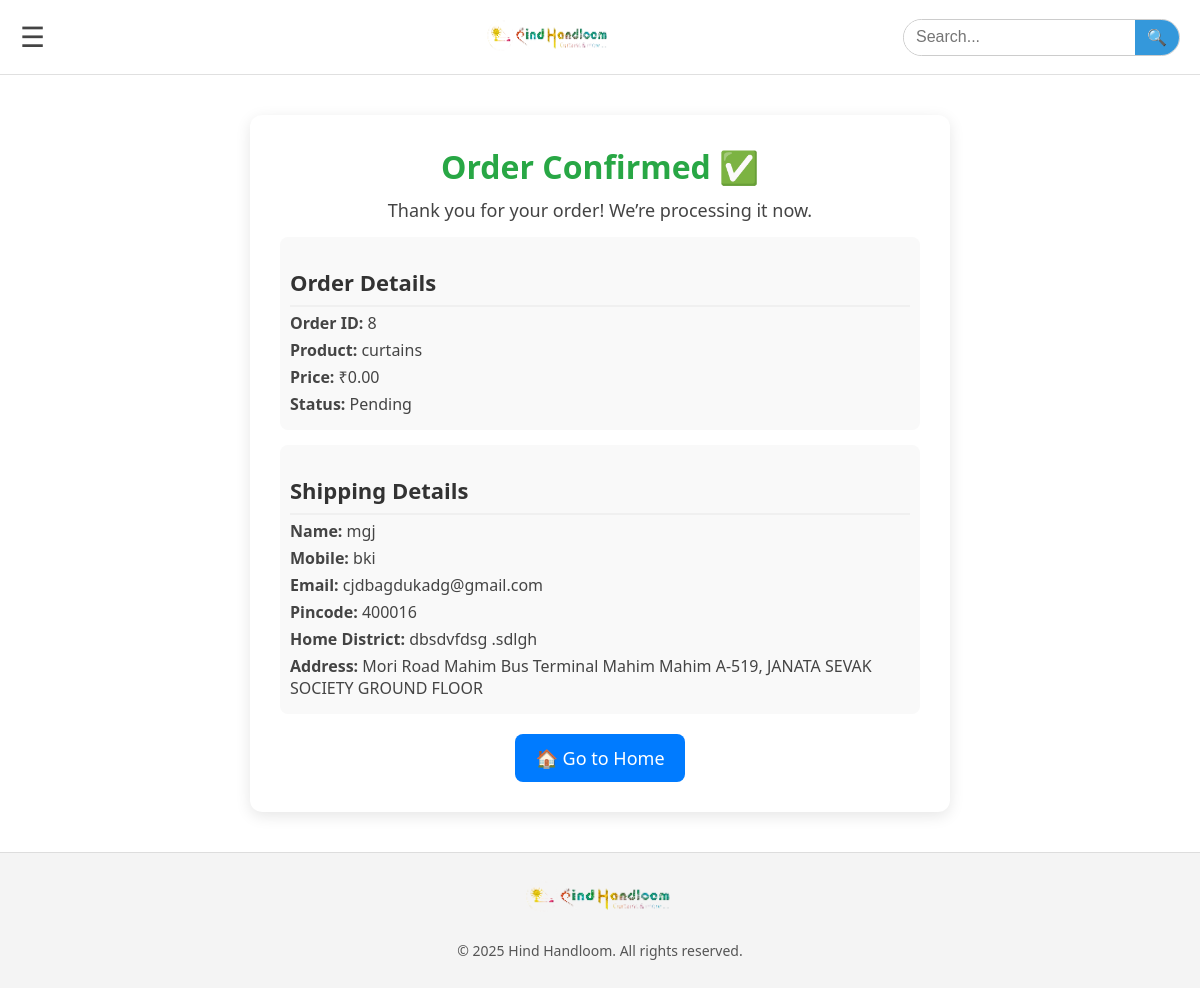
Before: /order-confirmation/8/ with the older database file.
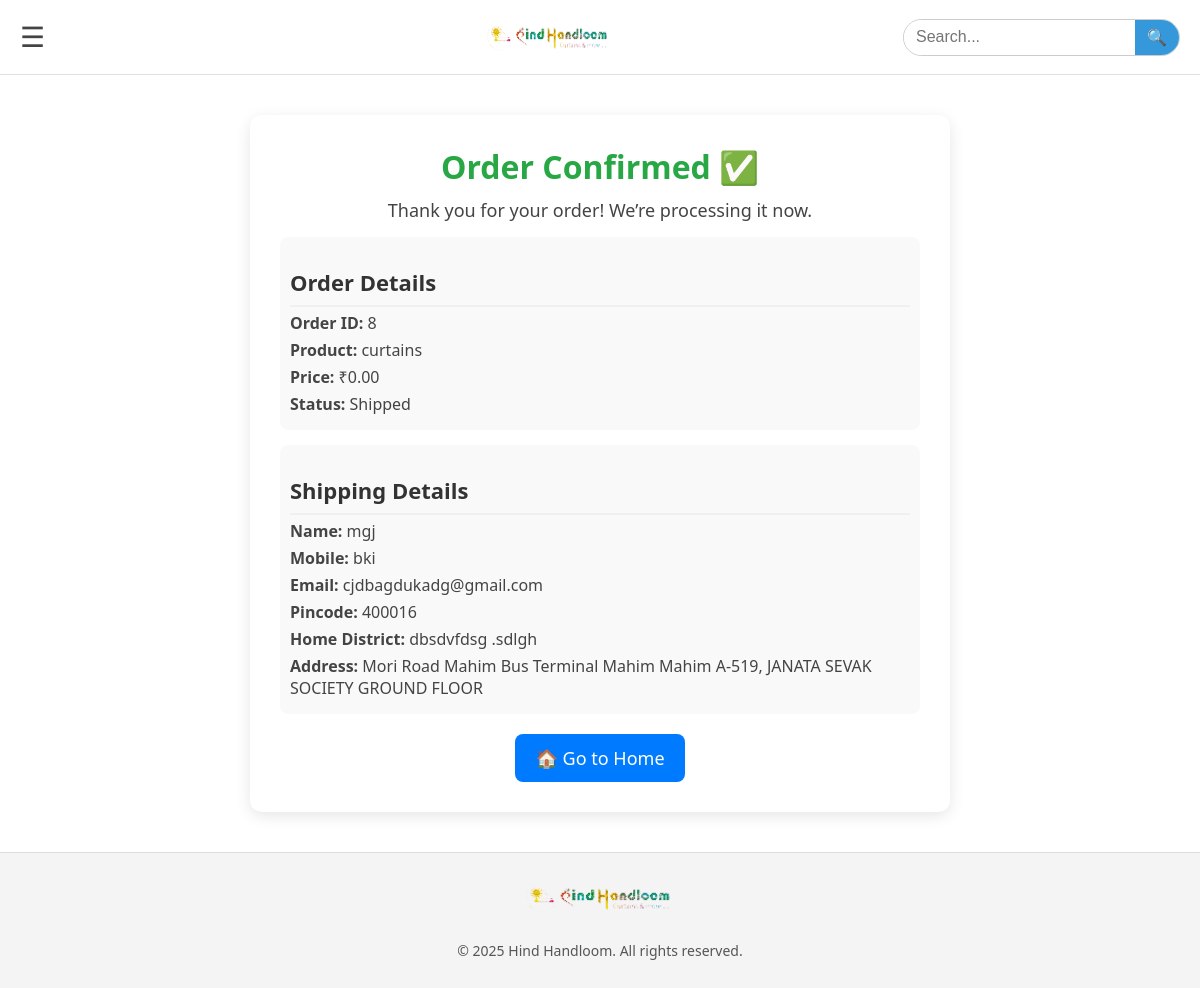
After: the same page with the newer database file.
### myapp/models.py (models this page shows, shortened)
class Order(models.Model):
    product = models.ForeignKey(products, on_delete=models.CASCADE)
    name = models.CharField(max_length=100)
    mobile_number = models.CharField(max_length=15)
    email = models.EmailField(max_length=254,null=True, blank=True)
    home_district = models.CharField(max_length=100)
    pincode = models.CharField(max_length=6)
    address = models.TextField()
    date_ordered = models.DateTimeField(auto_now_add=True)
    status = models.CharField(max_length=50, default="Pending")

class products(models.Model):
    name = models.CharField(max_length=255)
    description = models.TextField(blank=True, null=True)
    price = models.DecimalField(max_digits=10,decimal_places=2)
    color = models.CharField(max_length=25)
    image = models.ImageField(upload_to='product-img/')
    stock = models.IntegerField(default=0)
    category = models.CharField(max_length=100)

### myapp/views.py (the view)
# urls.py: path('order-confirmation/<int:order_id>/', views.order_confirmation, name='order_confirmation'),
def order_confirmation(request, order_id):
    order = get_object_or_404(Order, id=order_id)
    return render(request, 'order_confirmation.html', {'order': order})

### myapp/templates/order_confirmation.html (shortened to what this page needs)
{% extends 'base.html' %}
{% load static %}
{% block content %}
<div class="main">
    <h2>Order Confirmed ✅</h2>
    <p>Thank you for your order! We’re processing it now.</p>
    <div class="order-details">
        <h3>Order Details</h3>
        <p><strong>Order ID:</strong> {{ order.id }}</p>
        <p><strong>Product:</strong> {{ order.product.name }}</p>
        <p><strong>Price:</strong> &#8377;{{ order.product.price }}</p>
        <p><strong>Status:</strong> {{ order.status }}</p>
    </div>
    <div class="shipping-details">
        <h3>Shipping Details</h3>
        <p><strong>Name:</strong> {{ order.name }}</p>
        <p><strong>Mobile:</strong> {{ order.mobile_number }}</p>
        <p><strong>Email:</strong> {{ order.email }}</p>
        <p><strong>Pincode:</strong> {{ order.pincode }}</p>
        <p><strong>Home District:</strong> {{ order.home_district }}</p>
        <p><strong>Address:</strong> {{ order.address }}</p>
    </div>
    <a href="{% url 'home' %}" class="home-link">🏠 Go to Home</a>
</div>
{% endblock %}

Changed rows visible on the page:
changed Order "mgj": status "Pending" → "Shipped"
